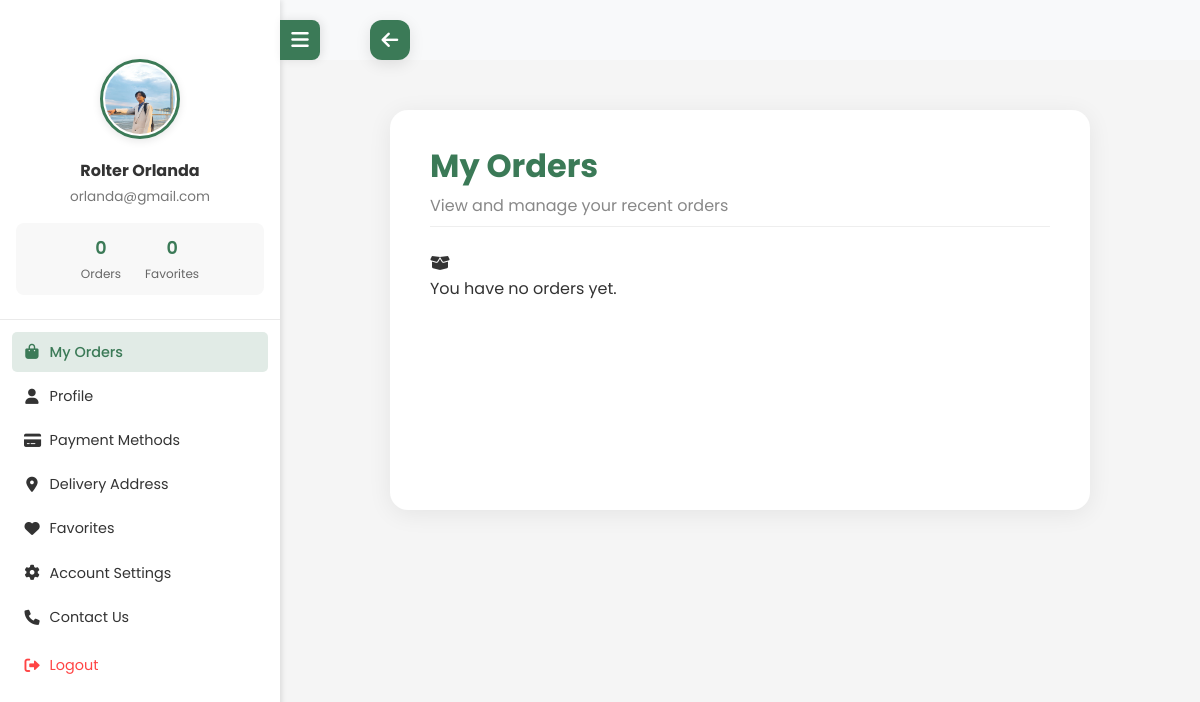
/user-dashboard/orders.php (signed in), run on the app's committed database.
### tables this page shows
CREATE TABLE `users` (
  `user_id` int(11) NOT NULL,
  `username` varchar(50) NOT NULL,
  `first_name` varchar(50) NOT NULL,
  `last_name` varchar(50) NOT NULL,
  `email` varchar(100) NOT NULL,
  `phone_number` varchar(20) DEFAULT NULL,
  `password` varchar(255) NOT NULL,
  `full_name` varchar(100) GENERATED ALWAYS AS (concat(`first_name`,' ',`last_name`)) STORED,
  `profile_image` varchar(255) DEFAULT NULL,
  `role` enum('admin','customer','staff') NOT NULL DEFAULT 'customer',
  `created_at` timestamp NOT NULL DEFAULT current_timestamp(),
  `last_login` timestamp NULL DEFAULT NULL,
  `active` tinyint(1) DEFAULT 1,
  `phone` varchar(20) DEFAULT NULL,
  `birth_date` date DEFAULT NULL
);

### user-dashboard/orders.php (the view, shortened to what this page needs)
<?php
require_once '../connect.php';
$user_id = $_SESSION['user_id'];
$stmt = $conn->prepare("SELECT first_name, last_name, email, profile_image FROM users WHERE user_id = ?");
$stmt->bind_param("i", $user_id);
$stmt->execute();
$result = $stmt->get_result();
$user = $result->fetch_assoc();
$stmt = $conn->prepare("SELECT COUNT(*) as count FROM orders WHERE user_id = ?");
$stmt->bind_param("i", $user_id);
$stmt->execute();
$result = $stmt->get_result();
$orderCount = $result->fetch_assoc()['count'];
$orders = [];
?>
<!DOCTYPE html>
<html lang="en">
<head>
     <link rel="stylesheet" href="https://cdnjs.cloudflare.com/ajax/libs/font-awesome/6.0.0/css/all.min.css">
    <link rel="stylesheet" href="../css/user.css">
    <link rel="stylesheet" href="../css/profile.css">
    <link rel="stylesheet" href="../css/orders.css">
</head>
<body>
    <div class="container">
        <aside class="sidebar">
            <div class="toggle-container">
                <button class="toggle-btn" id="sidebarToggle">
                    <i class="fa-solid fa-bars"></i>
                </button>
            </div>
            <div class="user-info">
                <img src="<?php echo !empty($user['profile_image']) ? '../' . $user['profile_image'] : '../assets/images/default-avatar.jpg'; ?>"
                     alt="User Avatar" class="user-avatar">
                <h3><?php echo $user['first_name'] . ' ' . $user['last_name']; ?></h3>
                <p><?php echo $user['email']; ?></p>
                <div class="user-stats">
                    <div class="stat">
                        <div class="stat-number"><?php echo $orderCount ?? '0'; ?></div>
                        <div class="stat-label">Orders</div>
                    </div>
                    <div class="stat">
                        <div class="stat-number"><?php echo $favoriteCount ?? '0'; ?></div>
                        <div class="stat-label">Favorites</div>
                    </div>
                </div>
            </div>
            <ul class="menu-items">
                <li><a href="orders.php" class="active"><i class="fa-solid fa-bag-shopping"></i> My Orders</a></li>
                <li><a href="profile.php"><i class="fa-solid fa-user"></i> Profile</a></li>
                <li><a href="payment.php"><i class="fa-solid fa-credit-card"></i> Payment Methods</a></li>
                <li><a href="address.php"><i class="fa-solid fa-location-dot"></i> Delivery Address</a></li>
                <li><a href="favorite.php"><i class="fa-solid fa-heart"></i> Favorites</a></li>
                <li><a href="settings.php"><i class="fa-solid fa-gear"></i> Account Settings</a></li>
                <li><a href="contact.php"><i class="fa-solid fa-phone"></i> Contact Us</a></li>
                <li><a href="#" onclick="showLogoutModal(); return false;" class="logout-link">
                    <i class="fa-solid fa-right-from-bracket"></i> Logout
                </a></li>
            </ul>
        </aside>
        <main class="main-content">
        <a href="user.php" class="back-button">
        <i class="fa fa-arrow-left" aria-hidden="true"></i>
    </a>
            <div class="orders-container">
                <div class="orders-header">
                    <h2>My Orders</h2>
                    <p>View and manage your recent orders</p>
                </div>
                <?php if (!empty($orders)): ?>
                    <div class="orders-list">
                        <?php foreach ($orders as $order): ?>
                            <div class="order-card">
                                <div class="order-card-header">
                                    <div class="order-meta">
                                        <span class="order-date-display"><?php echo date('F j, Y', strtotime($order['order_date'])); ?></span>
                                        <span class="order-id-display">Order #<?php echo htmlspecialchars($order['order_code'] ?? $order['order_id']); ?></span>
                                    </div>
                                    <span class="order-status-badge status-<?php echo strtolower(htmlspecialchars($order['status'])); ?>">
                                        <?php echo strtoupper(htmlspecialchars($order['status'])); ?>
                                    </span>
                                </div>
                                <div class="order-items-grid">
                                    <?php foreach ($order['items'] as $item): ?>
                                        <div class="order-item-card">
                                            <img src="<?php echo '../' . htmlspecialchars($item['image_path'] ?? 'assets/images/default-product.png'); ?>" alt="<?php echo htmlspecialchars($item['name']); ?>" class="order-item-image">
                                            <div class="order-item-info">
                                                <p class="order-item-name"><?php echo htmlspecialchars($item['name']); ?></p>
                                                <p class="order-item-price">₱<?php echo number_format($item['price'], 2); ?>/unit</p>
                                                <p class="order-item-qty">Qty: <?php echo (int)$item['quantity']; ?></p>
                                            </div>
                                        </div>
                                    <?php endforeach; ?>
                                </div>
                                <div class="order-card-footer">
                                    <div class="order-total-amount">
                                        <strong>Total: ₱<?php echo number_format($order['total_amount'], 2); ?></strong>
                                    </div>
                                    <div class="order-actions-new">
                                        <?php
                                        $status_lower = strtolower($order['status']);
                                        if ($status_lower === 'delivered' || $status_lower === 'completed'):
                                        ?>
                                            <a href="#" class="btn-reorder"><i class="fa-solid fa-rotate-right"></i> Reorder</a>
                                        <?php endif; ?>
                                        <?php
                                        if ($status_lower === 'pending'):
                                        ?>
                                            <a href="cancel-order.php?id=<?php echo urlencode($order['order_id']); ?>" class="btn-cancel-order-new" onclick="return confirm('Are you sure you want to cancel this order?');">
                                                <i class="fa fa-times"></i> Cancel Order
                                            </a>
                                        <?php endif; ?>
                                        <a href="order-details.php?id=<?php echo urlencode($order['order_id']); ?>" class="btn-view-details-new">
                                            <i class="fa fa-eye"></i> View Details
                                        </a>
                                        <?php
                                        if ($status_lower === 'shipped'):
                                        ?>
                                            <a href="mark-as-received.php?id=<?php echo urlencode($order['order_id']); ?>" class="btn-order-received" onclick="return confirm('Confirm that you have received this order?');">
                                                <i class="fa-solid fa-check-circle"></i> Order Received
                                            </a>
                                        <?php endif; ?>
                                    </div>
                                </div>
                            </div>
                        <?php endforeach; ?>
                    </div>
                <?php else: ?>
                    <div class="no-orders-message">
                        <i class="fa fa-box-open"></i>
                        <p>You have no orders yet.</p>
                    </div>
                <?php endif; ?>
            </div>
        </main>
    </div>
</body>
</html>

### css/user.css (style rules this page uses)
* { margin: 0; padding: 0; box-sizing: border-box; font-family: 'Poppins', sans-serif; }
:root { --primary-color: #3b7a57; --secondary-color: #2c5a3f; --text-color: #333; --bg-color: #f5f5f5; }
body { background-color: var(--bg-color); min-height: 100vh; overflow-x: hidden; }
.container { display: flex; position: relative; margin-top: 60px; min-height: calc(100vh - 60px); }
.sidebar { width: 280px; background: white; height: 100vh; position: fixed; left: 0; top: 0; transition: all 0.3s ease; z-index: 999; padding-top: 15px; box-shadow: 2px 0 5px rgba(0,0,0,0.1); overflow-y: auto; }
.main-content { margin-left: 280px; padding: 20px; transition: all 0.3s ease; min-height: calc(100vh - 60px); margin-top: 10px; }
.toggle-btn { position: sticky; top: 0; z-index: 10; }

### css/profile.css (style rules this page uses)
body { background-color: var(--bg-color); min-height: 100vh; overflow-x: hidden; color: var(--text-color); }
.container { display: flex; position: relative; min-height: 100vh; background-color: var(--bg-color); }
.back-button { position: fixed; left: calc(350px + 20px); top: 20px; width: 40px; height: 40px; background: var(--primary-color); border-radius: 12px; display: flex; align-items: center; justify-content: center; color: white; text-decoration: none; box-shadow: 0 4px 15px rgba(0, 0, 0, 0.1); transition: all 0.3s ease; z-index: 1000; }
.back-button i { font-size: 1.2rem; }
.main-content { flex: 1; margin-left: 280px; padding: 0.5rem 1.5rem; transition: all 0.3s ease; background-color: var(--bg-color); max-width: 1000px; height: 100vh; }
.sidebar { width: 280px; background: white; height: 100vh; position: fixed; left: 0; top: 0; transition: all 0.3s ease; z-index: 999; padding-top: 15px; box-shadow: 2px 0 5px rgba(0,0,0,0.1); overflow-y: auto; }
.toggle-container { position: fixed; left: 280px; top: 20px; z-index: 1002; transition: all 0.3s ease; }
.toggle-btn { background: var(--primary-color); color: white; border: none; width: 40px; height: 40px; border-radius: 0 8px 8px 0; cursor: pointer; display: flex; align-items: center; justify-content: center; box-shadow: 2px 0 10px rgba(0,0,0,0.1); transition: all 0.3s ease; }
.toggle-btn i { font-size: 20px; transition: transform 0.3s ease; }
.user-info { text-align: center; padding: 1.5rem 1rem; border-bottom: 1px solid #eaeaea; margin-top: 20px; }
.user-avatar { width: 80px; height: 80px; border-radius: 50%; margin-bottom: 0.75rem; object-fit: cover; border: 3px solid var(--primary-color); padding: 2px; background: white; box-shadow: 0 2px 8px rgba(0,0,0,0.1); }
.user-info h3 { font-size: 1rem; margin-bottom: 0.25rem; color: var(--text-color); }
.user-info p { font-size: 0.85rem; color: #777; margin-bottom: 1rem; }
.user-stats { display: flex; justify-content: center; gap: 1.5rem; margin-top: 0.75rem; padding: 0.75rem; background: #f8f8f8; border-radius: 8px; }
.stat { text-align: center; }
.stat-number { font-weight: 600; color: var(--primary-color); font-size: 1.1rem; }
.stat-label { font-size: 0.75rem; color: #666; margin-top: 0.25rem; }
.menu-items { list-style: none; padding: 0.75rem; }
.menu-items li { margin-bottom: 0.25rem; }
.menu-items a { display: flex; align-items: center; gap: 0.6rem; padding: 0.6rem 0.75rem; color: var(--text-color); text-decoration: none; border-radius: 5px; transition: all 0.3s; font-size: 0.9rem; }
.menu-items i { width: 16px; text-align: center; font-size: 0.95rem; }
.menu-items a.active { background-color: rgba(59, 122, 87, 0.15); color: var(--primary-color); font-weight: 500; }
.menu-items .logout-link { color: #ff4444; margin-top: 0.5rem; }

### css/orders.css (style rules this page uses)
body { font-family: 'Segoe UI', Arial, sans-serif; background: #f8f9fa; margin: 0; padding: 0; }
.orders-container { background: #fff; border-radius: 18px; box-shadow: 0 4px 24px rgba(0,0,0,0.07); padding: 2rem 2.5rem; margin: 2rem auto; max-width: 700px; min-height: 400px; }
.orders-header { border-bottom: 1px solid #eee; margin-bottom: 1.5rem; padding-bottom: 0.5rem; }
.orders-header h2 { font-size: 2rem; font-weight: 700; color: var(--primary-color, #3b7a57); margin-bottom: 0.2rem; }
.orders-header p { color: #888; font-size: 1rem; margin-bottom: 0; }

### data on the page
users: profile_image (picture), first_name "Rolter", last_name "Orlanda", email "orlanda@gmail.com"

### other printed values
$orderCount "0"
$favoriteCount "0"
